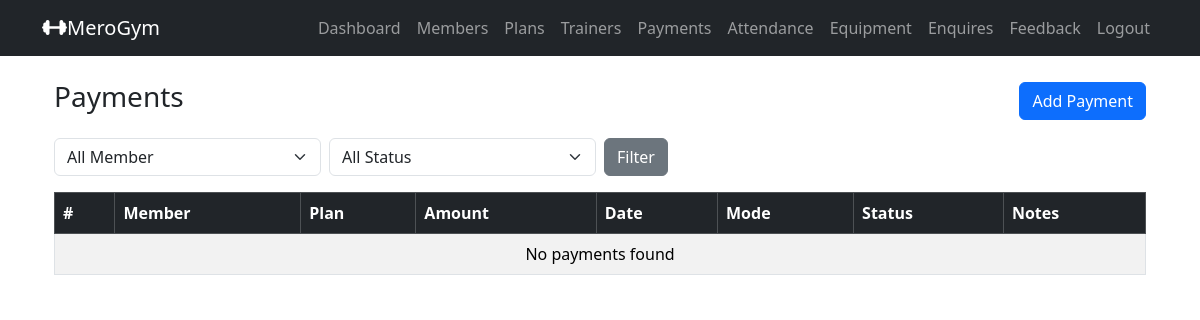
/admin_payments_list/ (signed in), run on an earlier commit of the app's database.
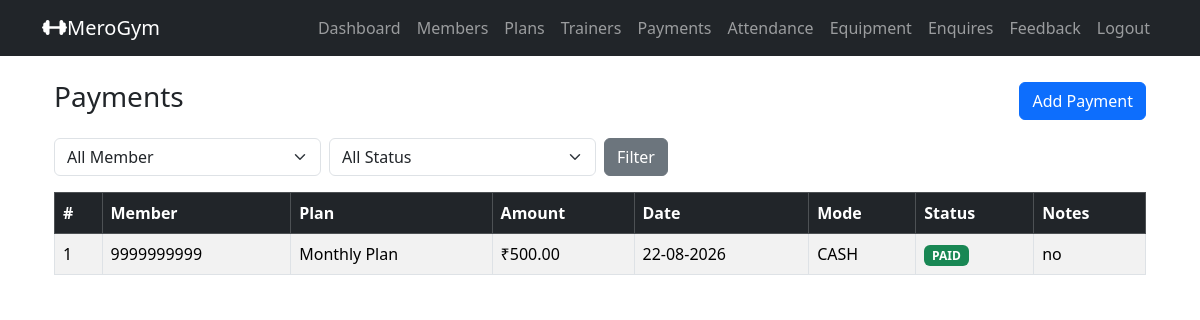
And on a later commit of the database.
### gymapp/models.py (models this page shows, shortened)
class Payment(models.Model):
    PAYMENT_MODE_CHOICES = (
        ('CASH', 'Cash'),
        ('ONLINE', 'Online'),
    )
    PAYMENT_STATUS_CHOICES = (
        ('PAID', 'Paid'),
        ('PENDING', 'Pending')
    )
    member = models.ForeignKey(MemberProfile,
                               on_delete=models.CASCADE, # if member is deleted, delete payment
                               related_name='payments' # access payment via member.payments
                               )
    plan = models.ForeignKey(
        MembershipPlan,
        on_delete=models.SET_NULL, # if plan is deleted, set to null
        null=True, blank=True,
        related_name='payments'
    )
    amount = models.DecimalField(max_digits=8, decimal_places=2)
    payment_date = models.DateField(default=timezone.now)
    mode = models.CharField(max_length=50, choices=PAYMENT_MODE_CHOICES)
    status = models.CharField(max_length=50, choices=PAYMENT_STATUS_CHOICES)
    notes = models.TextField(blank=True) # optional field for any additional notes about the payment

class MemberProfile(models.Model):
    GENDER_CHOICES = (
        ('MALE', 'Male'),
        ('FEMALE', 'Female'),
        ('OTHER', 'Other'),
    )
    user = models.OneToOneField(settings.AUTH_USER_MODEL, on_delete=models.CASCADE, related_name='member_profile')
    full_name = models.CharField(max_length=100)
    mobile = models.CharField(max_length=15)
    age = models.PositiveIntegerField(null=True, blank=True)
    gender = models.CharField(max_length=10, choices=GENDER_CHOICES, null=True, blank=True)
    address = models.TextField(blank=True)
    join_date = models.DateField(default=timezone.now)
    plan = models.ForeignKey(MembershipPlan,
                             on_delete=models.SET_NULL, # If plan is deleted, set to null
                             null=True, blank=True,
                             related_name='members'
                             )
    trainer = models.ForeignKey(Trainer,
                                on_delete=models.SET_NULL, # If trainer is deleted, set to null
                                null=True, blank=True,
                                related_name='members' # access members via trainer.members
                                )
    membership_start = models.DateField(null=True, blank=True)
    membership_end = models.DateField(null=True, blank=True)

class MembershipPlan(models.Model):
    name = models.CharField(max_length=100)
    duration_months = models.PositiveIntegerField()
    fee = models.DecimalField(max_digits=10, decimal_places=2)
    description = models.TextField(blank=True)

### gymapp/views.py (the view)
    def wrapper(request, *args, **kwargs):
        if not request.user.is_authenticated or getattr(request.user, 'role', None) != 'ADMIN':
            messages.error(request, 'You must be logged in as an admin to access this page.')
            return redirect('admin_login')  # Redirect to the admin login page
        return view_func(request, *args, **kwargs)

### gymapp/views.py (called while the page is built)
def admin_required(view_func):
    def wrapper(request, *args, **kwargs):
        if not request.user.is_authenticated or getattr(request.user, 'role', None) != 'ADMIN':
            messages.error(request, 'You must be logged in as an admin to access this page.')
            return redirect('admin_login')  # Redirect to the admin login page
        return view_func(request, *args, **kwargs)
    return wrapper

@admin_required
def admin_payments_list(request):
    member_id = request.GET.get('member_id')
    status = request.GET.get('status')
    payments = Payment.objects.select_related('member', 'plan').all().order_by('-payment_date')
    if member_id:
        payments = payments.filter(member__id=member_id)
    if status in ['PENDING', 'PAID']:
        payments = payments.filter(status=status)
    members = MemberProfile.objects.all().order_by('full_name')
    return render(
        request,
        'admin_payments_list.html',
        {
            'payments': payments,
            'members': members,
            'selected_member_id': member_id,
            'selected_status': status
        }
    )

### gymapp/templates/admin_payments_list.html (shortened to what this page needs)
{% extends "base.html" %}
{% block content %}
<div class="container mt-4">
    <div class="d-flex justify-content-between align-items-center mb-3">
        <h3>Payments</h3>
        <a href="{% url 'admin_payment_add' %}" class="btn btn-primary">Add Payment</a>
    </div>
    <form method="get" class="row g-2 mb-3">
        <div class="col-md-3">
            <select name="member" class="form-select">
                <option value="">All Member</option>
            </select>
        </div>
        <div class="col-md-3">
            <select name="status" class="form-select">
                <option value="">All Status</option>
            </select>
        </div>
        <div class="col-md-2">
            <button type="submit" class="btn btn-secondary">Filter</button>
        </div>
    </form>
    <table class="table table-bordered table-striped">
        <thead class="table-dark">
            <tr>
                <th>#</th>
                <th>Member</th>
                <th>Plan</th>
                <th>Amount</th>
                <th>Date</th>
                <th>Mode</th>
                <th>Status</th>
                <th>Notes</th>
            </tr>
        </thead>
        <tbody>
            {% for payment in payments %}
           <tr>
    <td>{{ forloop.counter }}</td>
    <td>{{ payment.member.full_name }}</td>
    <td>{{ payment.plan.name }}</td>
    <td>₹{{ payment.amount }}</td>
    <td>{{ payment.payment_date|date:"d-m-Y" }}</td>
    <td>{{ payment.mode }}</td>
    <td>
        <span class="badge {% if payment.status == 'PAID' %}bg-success{% else %}bg-warning{% endif %}">
            {{ payment.status }}
        </span>
    </td>
    <td>{{ payment.notes }}</td>
</tr>
            {% empty %}
            <tr>
                <td colspan="8" class="text-center">No payments found</td>
            </tr>
            {% endfor %}
        </tbody>
    </table>
</div>
{% endblock %}

### gymapp/templates/base.html (shortened to what this page needs)
<!DOCTYPE html>
<html lang="en">
<head>
    <link href="https://cdn.jsdelivr.net/npm/bootstrap@5.3.8/dist/css/bootstrap.min.css" rel="stylesheet">
    <link rel="stylesheet" href="https://cdnjs.cloudflare.com/ajax/libs/font-awesome/7.3.0/css/all.min.css" />
</head>
<body>
    <nav class="navbar navbar-expand-lg navbar-dark bg-dark">
  <div class="container">
    <a class="navbar-brand" href="#">
        <i class="fas fa-dumbbell" ></i>MeroGym</a>
    <div class="collapse navbar-collapse" id="navbarSupportedContent">
      <ul class="navbar-nav ms-auto">
        {% if user.is_authenticated %}
         {% if user.role == 'ADMIN'%}
          <li class="nav-item">
            <a class="nav-link" href="{% url 'admin_dashboard' %}">Dashboard</a>
          </li>
          <li class="nav-item">
            <a class="nav-link" href="{% url 'admin_members_list' %}">Members</a>
          </li>
          <li class="nav-item">
            <a class="nav-link" href="{% url 'admin_plans_list' %}">Plans</a>
          </li>
          <li class="nav-item">
            <a class="nav-link" href="{% url 'admin_trainers_list' %}">Trainers</a>
          </li>
          <li class="nav-item">
            <a class="nav-link" href="{% url 'admin_payments_list' %}">Payments</a>
          </li>
          <li class="nav-item">
            <a class="nav-link" href="{% url 'admin_attendance_list' %}">Attendance</a>
          </li>
          <li class="nav-item">
            <a class="nav-link" href="{% url 'admin_equipment_list' %}">Equipment</a>
          </li>
          <li class="nav-item">
            <a class="nav-link" href="{% url 'admin_enquiries_list' %}">Enquires</a>
          </li>
          <li class="nav-item">
            <a class="nav-link" href="{% url 'home' %}">Feedback</a>
          </li>
         {% endif %}
          <li class="nav-item">
            <a class="nav-link" href="{% url 'logout' %}">Logout</a>
          </li>
        {% endif %}
      </ul>
    </div>
  </div>
</nav>
<div class="container mt-4">
{% block content %}
{% endblock %}
</div>
</body>
</html>

What changed in the data, as far as the page shows it:
added Payment: member.full_name "9999999999", plan.name "Monthly Plan", amount "500.00", payment_date "22-08-2026", mode "CASH", status "PAID", notes "no"
Also different on the page:
text no longer shown: "No payments found"
